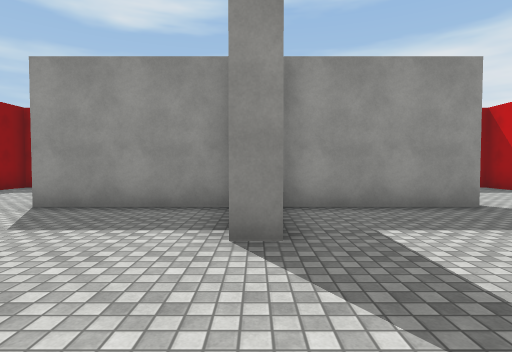
view 1 (above)

16 first-person views from a walk through a 3-D level made in the Unity game engine. The camera is 1.4 m above the floor, tilts 2° down and sees 80° across. The floor is counted in squares, 2 m on a side. Each view is taken from the middle of a square. On the plan, view 1 faces up. The plan holds only what a view shows up to about 10 squares ahead; the rest is blank. The place goes on beyond the plan. Some animated figures are not drawn. Surface patterns are stand-ins for the level's own textures.

view 2
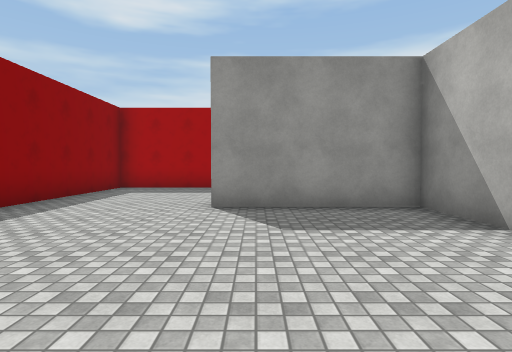

view 3
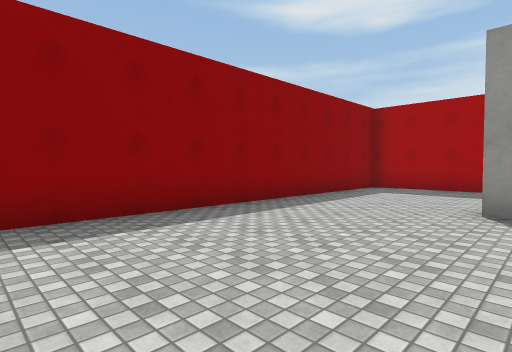

view 4
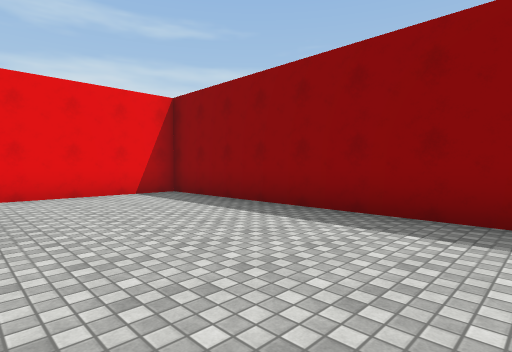

view 5
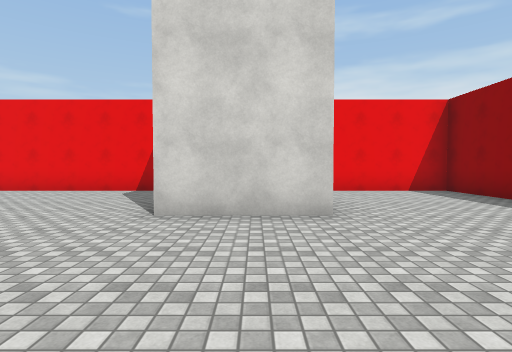

view 6
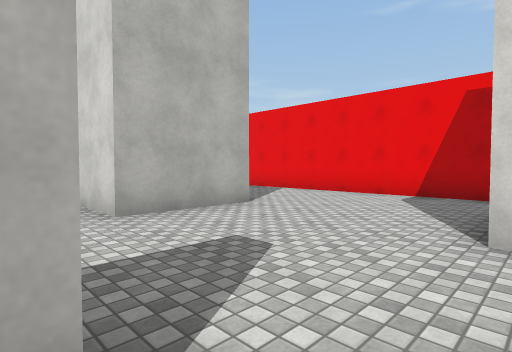

view 7
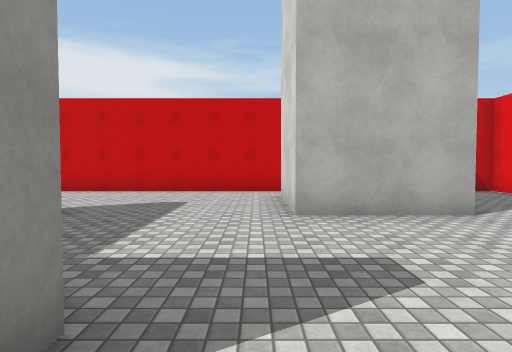

view 8
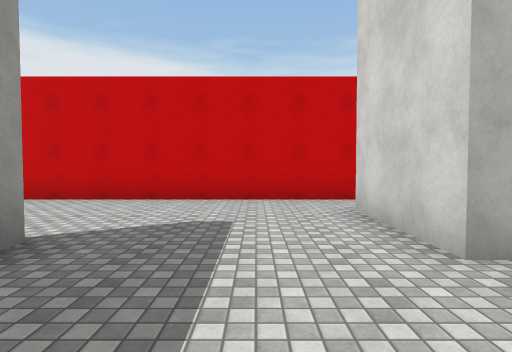

view 9
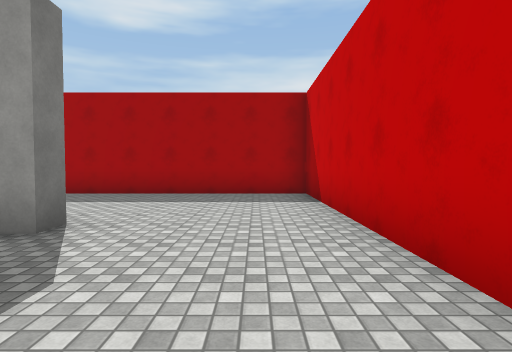

view 10
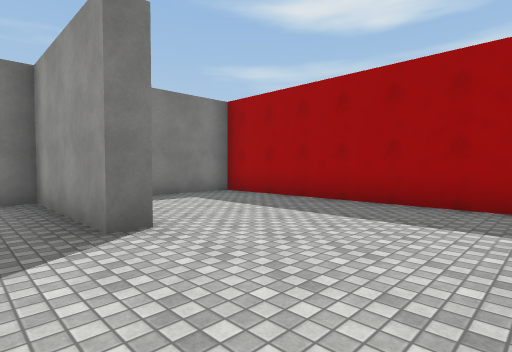

view 11
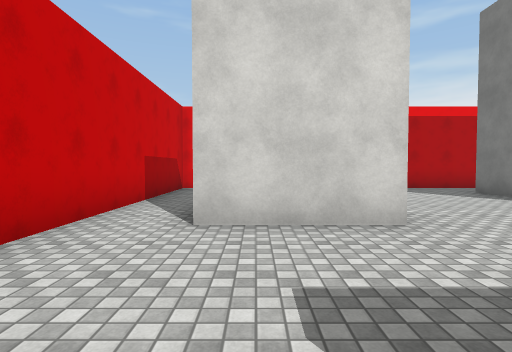

view 12
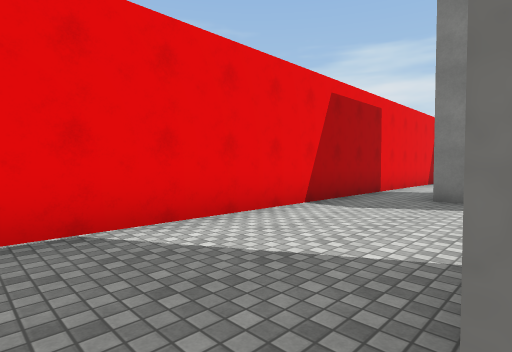

view 13
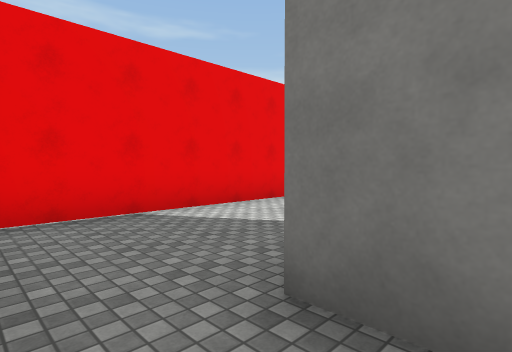

view 14
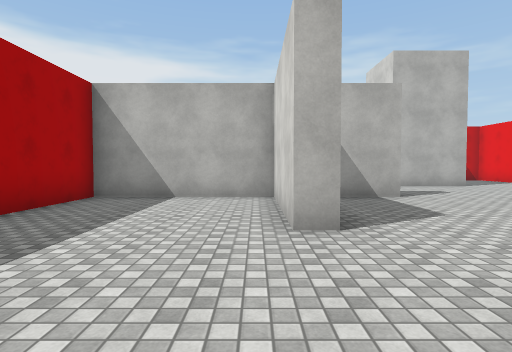

view 15
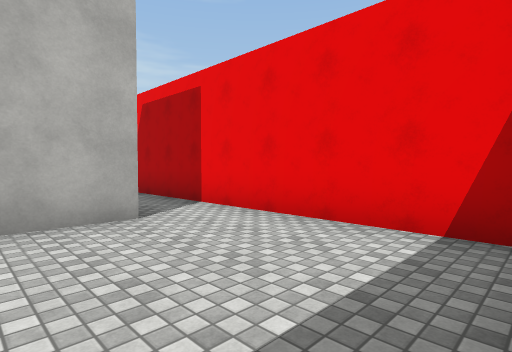

view 16
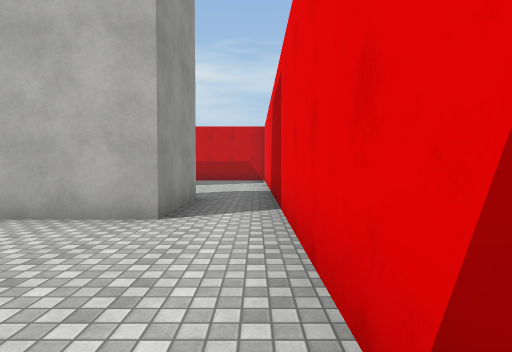

### Floor plan
Points are (right, up) in squares from view 1. A wall is a line through its corners. A room is listed if a view was taken in it or the views show most of it. See-through windows are left out.
Room 1 (views 1, 2, 3, 4, 5, 6, 7, 8, 9, 10, 11, 12, 13, 14, 15, 16)
walls: (0.4, 2.8) (-0.2, 2.8) (-0.2, 5.1) (-3.8, 5.1) (-3.8, 5.6) (-0.2, 5.6) (-0.2, 9.6) (-2.8, 9.6); (-0.6, -1.6) (-0.6, -2.7) (-3.1, -2.7) (-3.1, -0.6); (-3.1, -0.2) (-0.5, -0.2); (3.2, -1.1) (3.2, 1.4) (5.8, 1.4); (3.8, 5.6) (3.8, 5.1) (0.3, 5.1); (5.7, 0) (5.7, -1.1); (-4.4, 9.6) (-7.2, 9.6) (-7.2, -4.4) (7.3, -4.4) (7.3, 9.6) (0.3, 9.6) (0.3, 7.2)

Where each view was taken, in squares from view 1:
view 1: 0 up, 0 right, facing up
view 2: 0 up, 3 left, facing up
view 3: 0 up, 3 left, facing up-left
view 4: 3 up, 3 left, facing down-left
view 5: 4 up, 2 left, facing down
view 6: 3 up, 1 left, facing down-right
view 7: 2 up, 1 left, facing right
view 8: 3 up, 1 right, facing right
view 9: 2 up, 6 right, facing up
view 10: 4 up, 7 right, facing up-left
view 11: 5 up, 5 right, facing down
view 12: 1 down, 6 right, facing down-left
view 13: 0 up, 7 right, facing down-left
view 14: 6 up, 7 left, facing right
view 15: 1 down, 7 left, facing down-right
view 16: 4 down, 7 left, facing right
